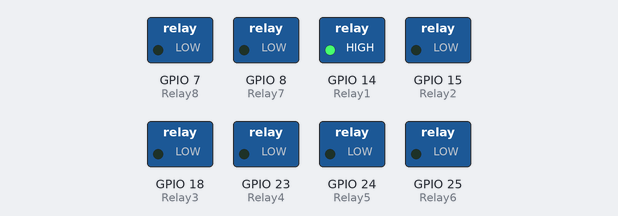
A program run on a simulated Raspberry Pi (BCM pin numbers). Shown: switched loads named in the program (green lamp = pin HIGH).

Above: at 0.2 s.
At 1.2 s:
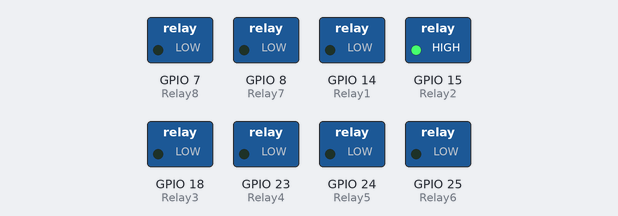
At 2.2 s:
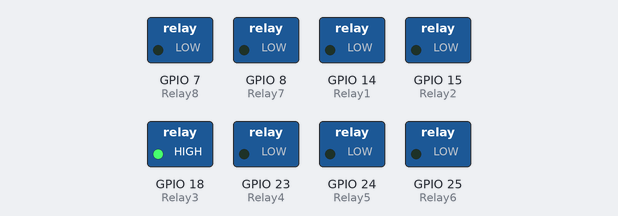
At 5.2 s:
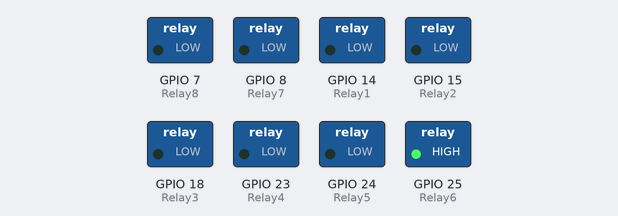
At 7.2 s:
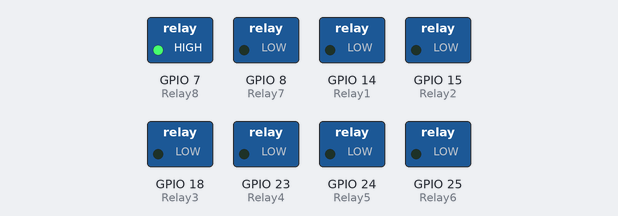
At 9.7 s:
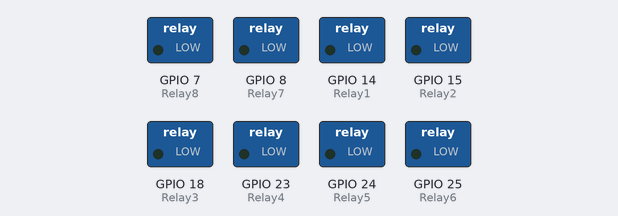
Timing chart, 0 to 10.4 s (numbered marks = the images above):
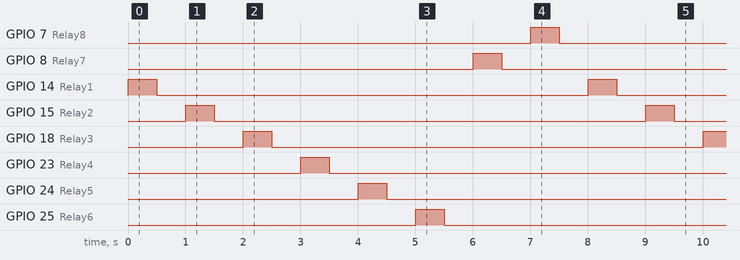

Measured:
- by itself, GPIO 7 (Relay8), GPIO 8 (Relay7), GPIO 14 (Relay1), GPIO 15 (Relay2), GPIO 18 (Relay3), GPIO 23 (Relay4), GPIO 24 (Relay5), GPIO 25 (Relay6): alternates HIGH for 0.50 s and LOW for 7.5 s
- by itself, everything shown: repeats every 8.0 s, in 16 steps

The program:

Relay_test.py
```python
from gpiozero import LED
from time import sleep
Relay1 = LED(14) # Here 14 is GPIO14 on board
Relay2 = LED(15) # Here 15 is GPIO15 on board
Relay3 = LED(18) # Here 18 is GPIO18 on board
Relay4 = LED(23) # Here 23 is GPIO23 on board
Relay5 = LED(24) # Here 24 is GPIO24 on board
Relay6 = LED(25) # Here 25 is GPIO25 on board
Relay7 = LED(8) # Here 8 is GPIO8 on board
Relay8 = LED(7) # Here 7 is GPIO17 on board

while True:
	Relay1.on()
#	print("checking 1st Relay")
	sleep(0.5)
	Relay1.off()
	sleep(0.5)

        Relay2.on()
 #       print("checking 2nd Relay")
        sleep(0.5)
        Relay2.off()
        sleep(0.5)

        Relay3.on()
#        print("checking 3rd Relay")
        sleep(0.5)
        Relay3.off()
        sleep(0.5)

        Relay4.on()
 #       print("checking 4th Relay")
        sleep(0.5)
        Relay4.off()
        sleep(0.5)


        Relay5.on()
  #      print("checking 5th Relay")
        sleep(0.5)
        Relay5.off()
        sleep(0.5)


        Relay6.on()
   #     print("checking 6th Relay")
        sleep(0.5)
        Relay6.off()
        sleep(0.5)


        Relay7.on()
    #    print("checking 7th Relay")
        sleep(0.5)
        Relay7.off()
        sleep(0.5)


        Relay8.on()
     #   print("checking 8th Relay")
        sleep(0.5)
        Relay8.off()
        sleep(0.5)
```
